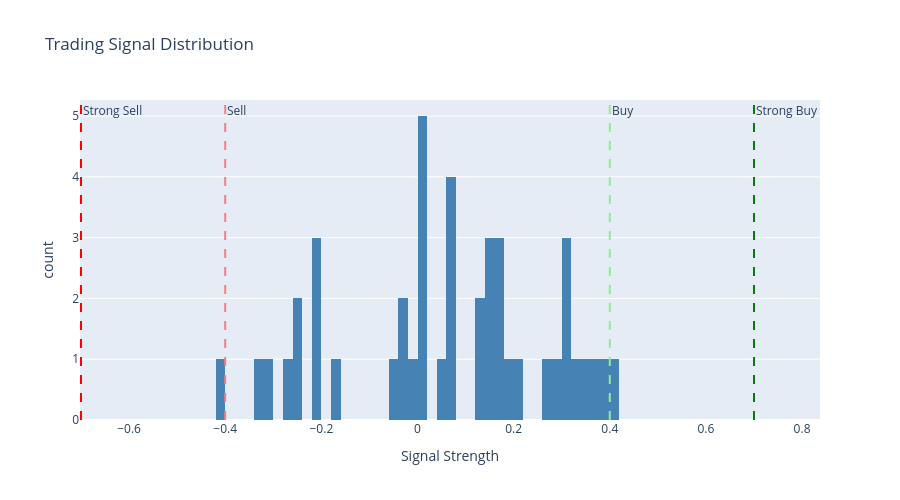
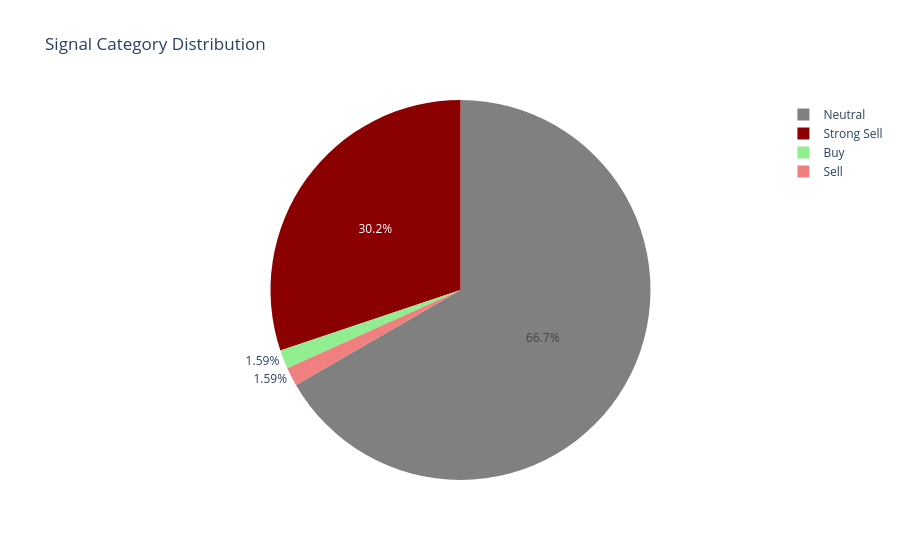

Notebook source saved alongside these figures, in order:
### Markdown cell above
## 5. Visualize Trading Signals

### Code cell
# Signal distribution histogram
fig = px.histogram(
    df,
    x='trading_signal',
    nbins=50,
    title='Trading Signal Distribution',
    labels={'trading_signal': 'Signal Strength', 'count': 'Frequency'},
    color_discrete_sequence=['steelblue']
)

fig.add_vline(x=0.7, line_dash="dash", line_color="green", annotation_text="Strong Buy")
fig.add_vline(x=0.4, line_dash="dash", line_color="lightgreen", annotation_text="Buy")
fig.add_vline(x=-0.4, line_dash="dash", line_color="lightcoral", annotation_text="Sell")
fig.add_vline(x=-0.7, line_dash="dash", line_color="red", annotation_text="Strong Sell")

fig.update_layout(height=500)
fig.write_html(VIZ_DIR / 'signal_distribution.html')
fig.show()

# Signal category pie chart
fig2 = px.pie(
    df['signal_category'].value_counts().reset_index(),
    values='count',
    names='signal_category',
    title='Signal Category Distribution',
    color='signal_category',
    color_discrete_map={
        'Strong Buy': 'darkgreen',
        'Buy': 'lightgreen',
        'Neutral': 'gray',
        'Sell': 'lightcoral',
        'Strong Sell': 'darkred'
    }
)

fig2.write_html(VIZ_DIR / 'signal_categories_pie.html')
fig2.show()

### Figure 1 — Plotly figure (JSON) as saved in the notebook; plotly's stock layout.template omitted (floating-point values rounded to 4 significant figures)
{"data": [{"alignmentgroup": "True", "bingroup": "x", "hovertemplate": "Signal Strength=%{x}<br>count=%{y}<extra></extra>", "legendgroup": "", "marker": {"color": "steelblue", "pattern": {"shape": ""}}, "name": "", "nbinsx": 50, "offsetgroup": "", "orientation": "v", "showlegend": false, "type": "histogram", "x": [null, 0.06005, null, 0.04009, -0.3301, 0.06665, 0, 0, 0.2829, null, -0.05005, 0, null, -0.2694, null, null, 0.1825, 0.1616, -0.2195, null, 0.01608, null, 0, -0.1767, null, -0.2028, null, 0.3262, 0.07288, -0.008106, null, 0.3075, null, 0.2631, -0.03793, null, 0.1509, 0.1233, -0.2432, 0.31, -0.2029, null, 0.2091, null, -0.316, 0.3518, null, 0.1585, 0.1524, -0.02124, null, 0.178, -0.2493, 0.4048, 0.0617, 0.3784, null, -0.4058, 0.3879, 0.1347, 0.3008, null, 0.1798], "xaxis": "x", "yaxis": "y"}], "layout": {"annotations": [{"showarrow": false, "text": "Strong Buy", "x": 0.7, "xanchor": "left", "xref": "x", "y": 1, "yanchor": "top", "yref": "y domain"}, {"showarrow": false, "text": "Buy", "x": 0.4, "xanchor": "left", "xref": "x", "y": 1, "yanchor": "top", "yref": "y domain"}, {"showarrow": false, "text": "Sell", "x": -0.4, "xanchor": "left", "xref": "x", "y": 1, "yanchor": "top", "yref": "y domain"}, {"showarrow": false, "text": "Strong Sell", "x": -0.7, "xanchor": "left", "xref": "x", "y": 1, "yanchor": "top", "yref": "y domain"}], "barmode": "relative", "height": 500, "legend": {"tracegroupgap": 0}, "shapes": [{"line": {"color": "green", "dash": "dash"}, "type": "line", "x0": 0.7, "x1": 0.7, "xref": "x", "y0": 0, "y1": 1, "yref": "y domain"}, {"line": {"color": "lightgreen", "dash": "dash"}, "type": "line", "x0": 0.4, "x1": 0.4, "xref": "x", "y0": 0, "y1": 1, "yref": "y domain"}, {"line": {"color": "lightcoral", "dash": "dash"}, "type": "line", "x0": -0.4, "x1": -0.4, "xref": "x", "y0": 0, "y1": 1, "yref": "y domain"}, {"line": {"color": "red", "dash": "dash"}, "type": "line", "x0": -0.7, "x1": -0.7, "xref": "x", "y0": 0, "y1": 1, "yref": "y domain"}], "title": {"text": "Trading Signal Distribution"}, "xaxis": {"anchor": "y", "domain": [0, 1], "title": {"text": "Signal Strength"}}, "yaxis": {"anchor": "x", "domain": [0, 1], "title": {"text": "count"}}}}

### Figure 2 — Plotly figure (JSON) as saved in the notebook; plotly's stock layout.template omitted (floating-point values rounded to 4 significant figures)
{"data": [{"customdata": [["Neutral"], ["Strong Sell"], ["Buy"], ["Sell"]], "domain": {"x": [0, 1], "y": [0, 1]}, "hovertemplate": "signal_category=%{customdata[0]}<br>count=%{value}<extra></extra>", "labels": ["Neutral", "Strong Sell", "Buy", "Sell"], "legendgroup": "", "marker": {"colors": ["gray", "darkred", "lightgreen", "lightcoral"]}, "name": "", "showlegend": true, "type": "pie", "values": [42, 19, 1, 1]}], "layout": {"legend": {"tracegroupgap": 0}, "title": {"text": "Signal Category Distribution"}}}
